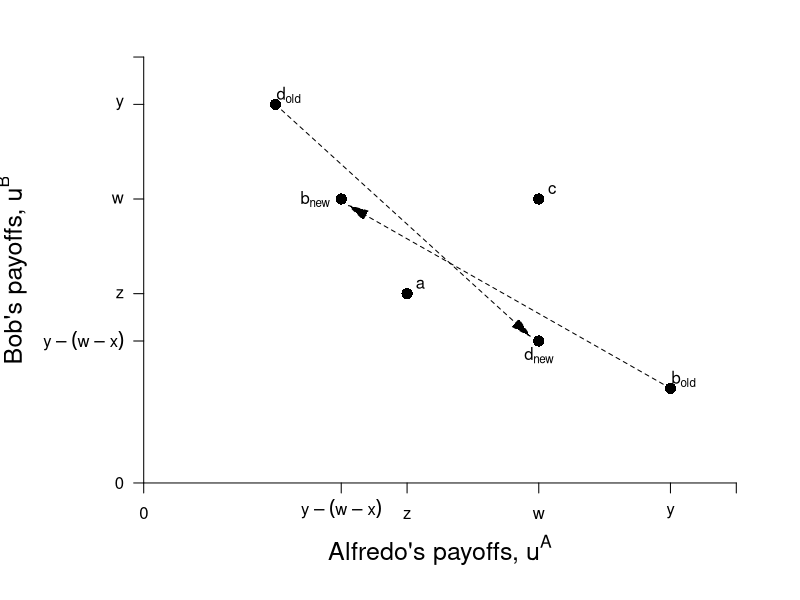

This figure's R source:
require(ggplot2)
require(shape)
pdf(file = "society/society_liability_payoffs.pdf", width = 7, height = 7)

#Set parameters for graphics
axislabelsize <- 1.5
par(mar =  c(5, 6, 2, 2))
xlims <- c(0, 4.5)
ylims <- c(0, 4.5)


ticksy <- c(ylims[1], 1.5, 2, 3, 4, ylims[2])
ylabels <- c(ylims[1], expression(paste(y - (w - x))), "z", "w", "y", NA)
ticksx <- c(xlims[1], 1.5, 2, 3, 4, xlims[2])
xlabels <- c(xlims[1], expression(paste(y - (w - x))), "z", "w", "y", NA)

#Plot command 
plot(0, 0, xlim = xlims, ylim = ylims, type = "n",
     xlab = expression(paste("")),
     ylab = expression(paste("")),
     xaxt = "n", yaxt = "n", cex.lab = axislabelsize, bty = "n")

#Customize ticks and labels for the plot
axis(1, at = ticksx, pos = 0, labels = xlabels)
axis(2, at = ticksy, pos = 0, labels = ylabels, las = 1)


mtext(expression(paste("Alfredo's payoffs, ", u^A)), side=1, line = 2.5, cex = axislabelsize)
text(-1, 0.5*ylims[2], expression(paste("Bob's payoffs, ", u^B)), xpd = TRUE, cex = axislabelsize, srt = 90) 


#Lines for the coordinates of the Nash equilbrium
#segments(1, 4, 3, 3, lty = 1, col = "#7fc97f", lwd = 4)
#segments(3, 3, 4, 1, lty = 1, col = "#7fc97f", lwd = 4)

#Add points a, b, c and c
points(3, 1.5, pch = 16, col = "black", cex = 1.5)
text(3, 1.35, expression(paste(d[new])))
points(1, 4, pch = 16, col = "black", cex = 1.5)
text(1.1, 4.1, expression(paste(d[old])))
points(3, 3, pch = 16, col = "black", cex = 1.5)
text(3.1, 3.1, expression(paste("c")))
points(1.5, 3, pch = 16, col = "black", cex = 1.5)
text(1.3, 3, expression(paste(b[new])))
points(4, 1, pch = 16, col = "black", cex = 1.5)
text(4.1, 1.1, expression(paste(b[old])))
points(2, 2, pch = 16, col = "black", cex = 1.5)
text(2.1, 2.1, expression(paste("a")))
#text(1.5, 1.8, expression(paste("Nash equilibrium")))

Arrows(4, 1, 1.62, 2.88, col = "black", lty = 2, lwd = 1, arr.type = "triangle")
Arrows(1, 4, 2.88, 1.62, col = "black", lty = 2, lwd = 1, arr.type = "triangle")

#Label utility possibilities frontier
#text(3.9, 2.6, expression(paste("Utility Possibilities")))
#text(3.9, 2.35, expression(paste("Frontier (upf)")))


dev.off()
